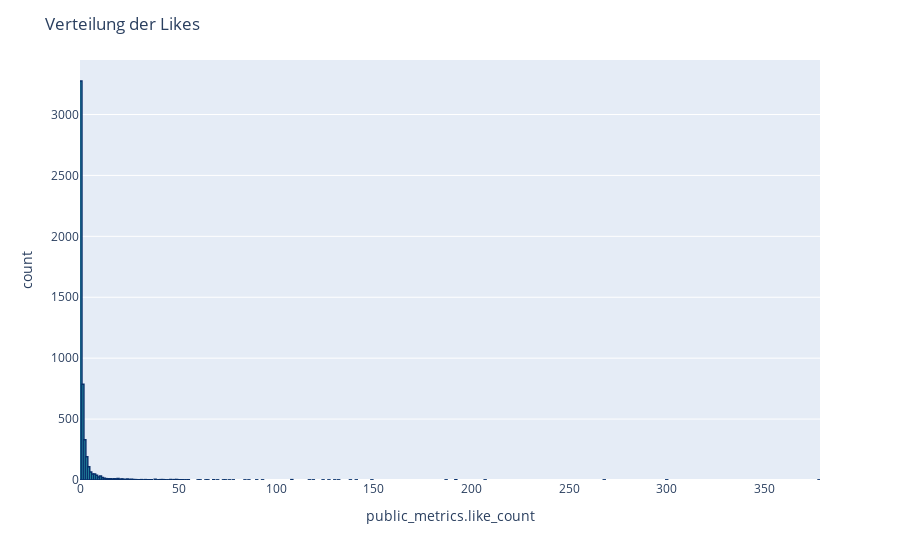

This figure's notebook cell:
### Code cell
# Importsimport matplotlib.pyplot as plt
import seaborn as sns
color = sns.color_palette()
%matplotlib inline
import plotly.offline as py
py.init_notebook_mode(connected=True)
import plotly.graph_objs as go
import plotly.tools as tls
import plotly.express as px
# Product Scores
fig = px.histogram(df, x="public_metrics.like_count")
fig.update_traces(marker_color="turquoise",marker_line_color='rgb(8,48,107)',
                  marker_line_width=1.5)
fig.update_layout(title_text='Verteilung der Likes')
fig.show()

### Figure 1 — Plotly figure (JSON) as saved in the notebook; plotly's stock layout.template omitted (floating-point values rounded to 4 significant figures; data arrays with more than 128 entries replaced by an {"elided": "..."} marker saying what was removed)
{"data": [{"alignmentgroup": "True", "bingroup": "x", "hovertemplate": "public_metrics.like_count=%{x}<br>count=%{y}<extra></extra>", "legendgroup": "", "marker": {"color": "turquoise", "line": {"color": "rgb(8,48,107)", "width": 1.5}, "pattern": {"shape": ""}}, "name": "", "offsetgroup": "", "orientation": "v", "showlegend": false, "type": "histogram", "x": {"elided": "5192 int values"}, "xaxis": "x", "yaxis": "y"}], "layout": {"barmode": "relative", "legend": {"tracegroupgap": 0}, "margin": {"t": 60}, "title": {"text": "Verteilung der Likes"}, "xaxis": {"anchor": "y", "domain": [0, 1], "title": {"text": "public_metrics.like_count"}}, "yaxis": {"anchor": "x", "domain": [0, 1], "title": {"text": "count"}}}}
